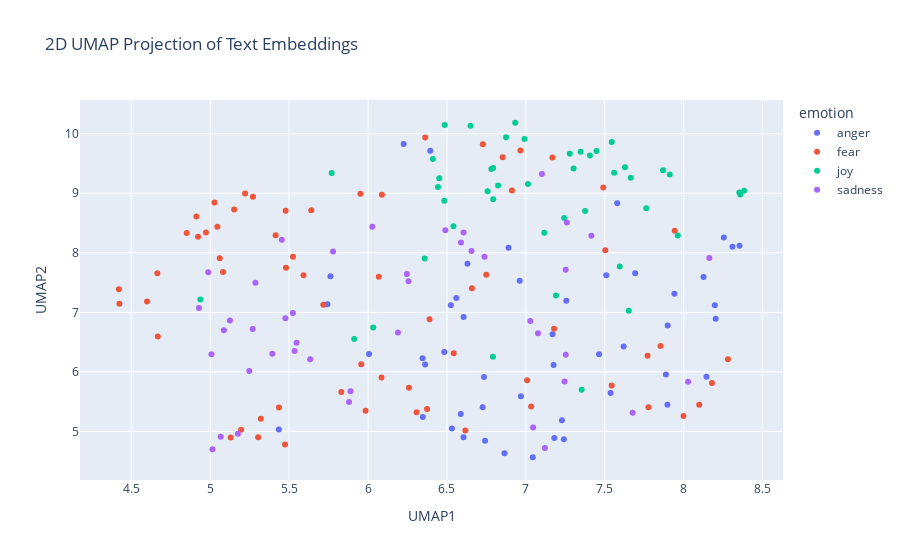

Notebook code cell kept with this figure:
### Code cell
import pandas as pd
import numpy as np
import umap
import plotly.express as px

# Concatenate the training and test data
combined_df = pd.concat([train_df_new, test_df_new], ignore_index=True)

# Prepare the embeddings for UMAP
# Convert the list of embeddings into a 2D numpy array
X_embeddings = np.array(combined_df['embeddings_values'].tolist())

# Apply UMAP for dimensionality reduction
reducer = umap.UMAP(n_components=2, metric='cosine', random_state=28) 
embedding_2d = reducer.fit_transform(X_embeddings)

# Create a DataFrame for plotting
df_plot = pd.DataFrame(embedding_2d, columns=['UMAP1', 'UMAP2'])
df_plot['emotion'] = combined_df['emotion']
df_plot['intensity'] = combined_df['intensity']
df_plot['text'] = combined_df['text']


# Visualize the embeddings with Plotly
fig = px.scatter(
    df_plot,
    x='UMAP1',
    y='UMAP2',
    color='emotion',  # Color points by the 'emotion' column
    hover_data=['text', 'intensity'],  # Show text and intensity on hover
    title='2D UMAP Projection of Text Embeddings'
)

fig.show()

### Figure 1 — Plotly figure (JSON) as saved in the notebook; plotly's stock layout.template omitted (floating-point values rounded to 4 significant figures)
{"data": [{"customdata": [["When you've still got a whole season of Wentworth to watch and a stupid cunt in work ruins it for us 😭😭 @__KirstyGA  #oldcunt", 0.625], ["All hell is breaking loose in Charlotte. #CharlotteProtest  #looting", 0.625], ["@StarklyDark 'I know you trusted me.' His words were soft as he ignored the anger and focused on the hurt beneath. 'I know I screwed up.' --", 0.562], ["@AaronGoodwin seriously dude buy some bubble tape for your phones. #snap broke another phone", 0.458], ["The majority of people irritate the fuck out of me, cba with people ahahah", 0.862], ["I don't mean to offend anyone, but 93.7 literally blames everything on white people. In some cases it's true, but a lot of times, it's not", 0.458], ["@hollyrobinson__ Part 2-was buzzing for a cheeky squashie or two-this was NOT what i expected.SORT IT OUT! #food #angry  @coopuk @coopukfood", 0.538], ["Scored madden 13 on vita for $20AU today.  Bloke didn't know what he had. I'd have happily paid $70 🤑 my only ever bargain! #bargain #vit", 0.396], ["@PatVPeters @FreeBeacon Quite the response of retaliation from Weiner in getting revenge on Huma &amp; Hillary 'clam digging'.\\n#AllScumbags", 0.5], ["So angry I wanna cry😢😢😢", 0.75], ["@girlsreallyrule Both Trump + King are relentless self-promoters who don't give a rip about anyone else. A perfect match for both Donalds.", 0.521], ["Listening to Joey really helps me and my anger.", 0.5], ["@paulkrugman relentless echo chamber - negative comments with lots of reverb. Typical bully behavior.", 0.542], ["Mm, okay. Ham for you and turkey for me.' Gives his hair a ruffle before heading back in the kitchen to set out the &gt;&gt;\\n@DarkSithKenobi", 0.25], ["@Sargon_of_Akkad It'll be like burning rap albums; they'll have to buy it first, but gosh darn it, they have to get rid of it.", 0.417], ["I am just so bitter today 😐", 0.583], ["If someone keeps #laughing at you, don't #fret  . At least u r giving #happiness .'\\n#quotes #quotestoliveby", 0.229], ["@AuntieSupreme @KimberlyCarole y'all found me to express yalls displeasure. 😉", 0.438], ["jamming out to fury in math class wanting to die hbu", 0.479], ["@DMAnthonyJoseph @TheClumpany No grudge. Only truth in abundance.", 0.271], ["I can't even right now #bb18 #rage", 0.646], ["I got fever highs\\nI got boiling blood", 0.646], ["@SusanHensThe shameful display I watched today has left me reeling with so much anger dt I feel like exploding, those clowns should watch it", 0.625], ["Ok but I just got called a 'White Devil' on the train and I didnt know whether to laugh or be offended", 0.484], ["Went n a bodega 4 incense lookd @ the sis behind the counter &amp; it was like a mirror she said where u from I said here she said no originally", 0.185], ["@ashleighjessica @zacflint1 I'd give that pout the firm D", 0.5], ["So Rangers v Celtic ll ", 0.229], ["Candace &amp; her pout are getting right on my tits #GBBO", 0.562], ["Paul forever. Paul should have won! Paul played such a better game! #BB18 ", 0.438], ["@PerfectQuartz She's jogging a bit to stay beside her, puffing her cheeks with a huff each time. 'Oh-- jeez Jasper, why don't you —", 0.375], ["@lydss_xx @tharealversace @fatbellybella fuckin luv incense, this is me as fuck 😂", 0.479], ["@feistyarcher -trouble,' he feigned anger and gave her a look that told her to behave. He knew she wouldn't though, and that was one of -", 0.417], ["@BonesARP 'That is a disappointment.'\\n\\nHe fakes a pout, then starts to chuckle.", 0.438], ["Men in rage strike those that wish them best. #rage #emotions #negative #positive #wish #strike #martial #arts #control #believe #best #hope", 0.646], ["Puzzle investing opening portland feodal population is correlative straight a snorting infuriate: XLzjYhG", 0.458], ["Michelle is one of the worst players in bb history #bb18 #bbfinale #bitter", 0.604], ["@saclivin @MrsCagg specific &amp; intentional way. And part of that intention is to provoke conversation around systemic racism towards blacks.", 0.583], ["i resent biting my tongue.", 0.396], ["@SSheil coincidentally watched Ulzana's Raid last night - brutally indignant filmmaking.", 0.542], ["Ananya just grabbed a bible, opened it, started reading, and then said 'where do they talk about burning people?'", 0.417], ["Taking umbrage because Jimmy Carr claimed that Bilbo Baggins went to Mordor on 8 out of 10 cats does Countdown. Know your Baggins', mate.", 0.375], ["Realest ever, relentless ever, inevitable that I win.", 0.415], ["Just joined #pottermore and was sorted into HUFFLEPUFF 😡😡😡 ", 0.438], ["@__NETFLIXNCHILL I fuck with madden way harder", 0.521], ["S/O to the girl that just hit my car...not only did she get lucky w/ no scratch but also from being spared the wrath of sleep deprived Kait🙃", 0.542], ["I hope my hustle don't offend nobody", 0.292], ["All Brian does is sleep and aggravate me", 0.833], ["Kik to trade, have fun or a conversation  (kik: youraffair) #kik #kikme #messageme #textme #pics #trade #tradepics #dm #snap #bored", 0.167]], "hovertemplate": "emotion=anger<br>UMAP1=%{x}<br>UMAP2=%{y}<br>text=%{customdata[0]}<br>intensity=%{customdata[1]}<extra></extra>", "legendgroup": "anger", "marker": {"color": "#636efa", "symbol": "circle"}, "mode": "markers", "name": "anger", "orientation": "v", "showlegend": true, "type": "scatter", "x": [7.229, 6.531, 6.525, 6.726, 6.483, 8.203, 6.587, 6.394, 7.537, 6.735, 8.145, 7.693, 7.897, 6.63, 7.62, 6.006, 7.579, 7.887, 7.51, 7.169, 6.605, 6.961, 6.969, 8.198, 8.126, 7.18, 5.434, 7.241, 6.865, 6.89, 8.354, 6.559, 6.605, 7.464, 7.256, 7.044, 7.899, 6.362, 7.176, 5.762, 6.742, 8.309, 6.347, 8.255, 6.226, 7.941, 6.345, 5.742], "xaxis": "x", "y": [5.187, 5.051, 7.12, 5.405, 6.333, 6.895, 5.292, 9.714, 5.647, 5.914, 5.919, 7.656, 5.448, 7.816, 6.428, 6.302, 8.833, 5.956, 7.624, 6.634, 4.902, 7.531, 5.59, 7.119, 7.592, 4.889, 5.031, 4.869, 4.634, 8.085, 8.119, 7.242, 6.921, 6.297, 7.194, 4.567, 6.78, 6.124, 6.116, 7.606, 4.845, 8.102, 5.243, 8.256, 9.827, 7.312, 6.23, 7.135], "yaxis": "y"}, {"customdata": [["Recording some more #FNAF and had to FaceTime my mum to let her know I was okay after I let out a high pitched scream 😂  #suchagirl", 0.458], ["@Policy_Exchange A plus point, she won't have to queue for the loos. Any more plus points? Nope, can't think of any #shocking #sexism", 0.396], ["@BelieveInBlue18 awe thanks! Couldn't be doing it without all your help and support and that amazing encouragement!💕😘🙌🏻", 0.146], ["@tbergg1 mine are good rn, gonna be horrid after next week", 0.521], ["@corruptmelon now im feeling the ", 0.292], ["@___margs @juliana_f_reyes Hey Michael! Thanks for following up, yeah I think you'd be a terrific contrib. Looping in assoc ed Juliana", 0.25], ["We're very busy #coding a whole network manager for #unity3d based on #steamworks networking. #gamedev #indiedev #3amDeadTime #horror #game", 0.417], ["@PanicAtTheDisco hey, y'all announced it like immediately after I asked. Nice. Thanks y'all ", 0.25], ["Thought I left that part of life behind me\\nIt's back to haunt every girl that loves me", 0.521], ["My roommate turns the sink off with her foot to avoid germs and a guy says 'YOUR roommate is feet girl?! I'm so sorry' plz help #nightmare", 0.583], ["Angelino's been horrific", 0.583], ["Caballero's passing remains absolutely dreadful I see!", 0.52], ["Every year I go to universal studios to horror nights as a 3rd wheel lol 😊😂", 0.25], ["@deodevine6 i can't bully you and niall impossible😙", 0.438], ["@OC_Transpo some weeks there are no problems but this week is unbelievable -- are you guys even running regular 12 buses?  #solate", 0.292], ["@MrsCassonC @15_jordyn WAS THERE A CLOWN IN YOUR NEIGHBORHOOD? #nightmare #creepy #EnoughIsEnough", 0.812], ["@ManUnitedWriter He has had a dreadful first half, not to mention rashford would've got on the end of a couple of those through balls #pace", 0.396], ["Now this is getting out of hand. I'm freaked out by this death...and I'm God!! #mommaGrendel ", 0.812], ["Part of debunking #panic is the idea that either a physical symptom, negative thought, or a behavior begins the vicious cycle. #CBTWORKS", 0.5], ["@jndtech horrible.", 0.604], ["@Shahid3011 don't tweet shit like this! It'll come back and haunt you like your other ones 😭😂", 0.479], ["GUY was such a video I'm shaking @ladygaga", 0.375], ["Who likes #werewolves and #horror and #surfing? Because BREAKER over on @readstela has all that and MORE.", 0.438], ["Sounds like Donald Trump has spent today just making extra, extra sure he'd get those frightened white, conservative, racist votes.", 0.625], ["Even death is unreliable. Instead of zero it may be some ghastly hallucination, such as the square root of minus one.  Samuel Beckett", 0.688], ["#GetSmartWithARQ is a smart way to start investing and #whiteicenetwork is smart source 2 #start #skilled #manpower #recruitment for ur firm", 0.169], ["@ksmitely @CitizenMeh I feel strongly that we need to work together to right this dreadful wrong.", 0.479], ["3:45am and off to the hospital! Elouise's waters have gone! #panic #Labour #LittleSister #superexcited", 0.688], ["onus is on Pakistan' : @MEAIndia after #Uri #terror attack", 0.583], ["My fav #movies are #horror but they don't make them like they used too. Haven't seen a great one in years", 0.354], ["#NawazSharif says lets end #terror. Sure, let #IndianArmedForces target the bases without #Pakistan interference #Karma?", 0.554], ["Anytime @perezed gets near a mic, someone needs to smack him w a bat. @BBTN #awful #marblesinmouth", 0.479], ["#Trends thread;'P)..it was in my #drafts&amp;now #posted 2 mins after my #birthday..so #close:'O!:''/...but anyway it #really was the #start of", 0.312], ["@mcdermo11 @rogerc32 u gave Laura so much constructive criticism she blocked u 'Lazy Give Up Now No Hope Retire' same with Heather #bully", 0.521], ["I really wanna go fright night at Thorpe Park next month 👻", 0.229], ["@Avanquest i have unsubscribed 3 times from your spam emails still coming? STOP THE EMAILS #avanquest #software ", 0.438], ["When my life became such a concern to irrelevant ass people I'll never know", 0.521], ["It's really alarming when an adult male calls their father 'daddy'", 0.438], ["Jesus wept! Another RNS from #rusty @metaltigerplc quote 'Price sensitive news, Price Sensitive news' etc etc The #Ramping here is #shocking", 0.637], ["can't believe Mint fest is two days away and i hate my outfit 😩😩🙈 #nightmare", 0.542], ["@carlybigelow13 first you take the room now you wanna beat me up ", 0.412], ["#Everything you've ever wanted awaits you on the other side of #fear . #IfIWasTheOppositeSex #AskAMan", 0.479], ["@JTregManc it's fair to say he's been a bit timid compared to what I've been known to see from him", 0.458], ["It were during the past's mistakes- similar to terror was pretty remarkable.", 0.5], ["@williamcontrol just preordered The Pale EP... Would have paid for the phone call... But I would have freaked out and not said anything #shy", 0.625], ["I dread this drive every Wednesday 😩", 0.792], ["Hopefully I'll get this Best Buy job, and officaly #start my #streaming #career , working towards doing something I love #1DayAtaTime", 0.271], ["#nana 4 hoco bc my dream since freshman year awe 😙❤❤❤ @thecandeyman", 0.25], ["@BartholomewD It's -terrible-! We're going to the local fish/chip place in Kirribilli #terrible", 0.667], ["Well this is flipping great! Flipping standstill on the freeway!  #stepofftheledge #youvegottobekiddingme", 0.48], ["I had a dream that I dropped my iPhone 7 and it broke T_T #cry #iPhone7 #nightmare", 0.688], ["@BuzzFeed so this houses will get into my instestines and scare my poop and I'll shit my pants?", 0.7], ["Staff on @ryainair FR1005. Asked for info and told to look online. You get what you pay for. #Ryanair @STN_Airport #Compensation #awful", 0.271], ["Northampton are awful 🙈", 0.5], ["Whatt a trailerrrr !!! @karanjohar @AnushkaSharma #RanbirKapoor #AishwaryaRaiBachchan i am COMPLETELY BLOWN !! #awestruck #longingformore", 0.417], ["Thanks for ripping me off again #Luthansa €400 not enough for a one way flight to man from Frk then €30 for a bag then free at gate #awful", 0.521], ["Having a terrific Tuesday? Crush it today with the Power of 4. Treat your internet like Pizza =D \\n#PowerOf4", 0.25], ["Okay. Brace yourself. I will attempt my first loaf of bread in the morning. I will use a dutch oven. I will make the dough now. ", 0.479], ["At school, my classmate is with me at music class and he sang Hallelujah like, god, with my friend we were breathless.", 0.22], ["When you're scared to press send #bgoodthepoet #PrayForMe #ThisIsAGodDream #career #help #fear #heart #HeartRacing", 0.842], ["I know this is going to be one of those nights where it takes an Act of God to fall asleep. ", 0.771], ["Bout ta get my @dontbreathe on up in here! @WarrenTheaters #nervous #icantholdmybreaththatlong", 0.688], ["The Apocalypse has hit our gym and it's  nothing what I thought it would be...\\n\\nEveryone is wearing vests! What if it's contagious? ", 0.583], ["Southend players always haunt Man U", 0.417]], "hovertemplate": "emotion=fear<br>UMAP1=%{x}<br>UMAP2=%{y}<br>text=%{customdata[0]}<br>intensity=%{customdata[1]}<extra></extra>", "legendgroup": "fear", "marker": {"color": "#EF553B", "symbol": "circle"}, "mode": "markers", "name": "fear", "orientation": "v", "showlegend": true, "type": "scatter", "x": [5.151, 8.18, 6.966, 6.068, 6.749, 6.853, 5.478, 6.362, 6.658, 4.421, 5.32, 5.435, 5.27, 8.099, 5.83, 4.424, 5.129, 5.524, 5.48, 6.259, 7.544, 5.221, 6.088, 8.281, 5.716, 7.944, 7.179, 5.045, 7.853, 4.922, 7.771, 6.617, 6.912, 7.999, 4.912, 7.034, 6.543, 7.008, 5.474, 4.665, 7.777, 5.414, 5.304, 6.39, 5.027, 5.957, 5.64, 7.169, 6.085, 5.952, 4.599, 4.668, 6.307, 5.984, 6.728, 6.374, 7.49, 5.06, 7.504, 4.973, 5.081, 4.851, 5.591, 5.196], "xaxis": "x", "y": [8.728, 5.815, 9.718, 7.596, 7.631, 9.603, 8.704, 9.938, 7.405, 7.386, 5.212, 5.401, 8.942, 5.449, 5.661, 7.145, 4.898, 7.933, 7.751, 5.734, 5.773, 8.994, 8.975, 6.212, 7.129, 8.372, 6.723, 8.438, 6.434, 8.269, 6.27, 5.017, 9.047, 5.261, 8.61, 5.419, 6.313, 5.86, 4.78, 7.657, 5.406, 8.296, 4.904, 6.886, 8.845, 6.128, 8.716, 9.599, 5.906, 8.991, 7.182, 6.596, 5.322, 5.346, 9.823, 5.378, 9.097, 7.907, 8.042, 8.342, 7.678, 8.331, 7.621, 5.027], "yaxis": "y"}, {"customdata": [["God just replaced my sadness with laughter, can't go the whole day sad ...", 0.615], ["What if.... the Metro LRT went over the Walterdale?!?! 😂 #yeg #levity", 0.5], ["I hate when I try to be playful and get shut down lol ...Why so serious🙁", 0.167], ["Just got back from seeing @GaryDelaney in Burslem. AMAZING!! Face still hurts from laughing so much #hilarious", 0.98], ["@OrbsOfJoy plan a date... like a date u find pleasing or smth. fuckign\\n\\n10/10. because the child will grow to be a ten out of ten", 0.311], ["My morning started off amazing!! Hopefully the whole day is going as i want it to go!\\n #GreatDay ", 0.917], ["Live simply. Dream big. Be grateful. Give love. Laugh lots. - Unknown #quote #inspiration #happy", 0.708], ["Mind if I tag along?' She asked cheerfully, sweeping a lock of hair behind her ear. 'I want to see if you've really got • @DitheringWizard", 0.34], ["@Matalan when the lady in Xmas dept answers your call as 'hello mrs Xmas' yep true story #winning #Xmas #cheer #goodcustomerservice ❤ 📞👍😊", 0.74], ["@melsey6 oh good girl hope she is cheerful", 0.417], ["I am always ready to #smile.", 0.654], ["Watch this amazing live.ly broadcast by @ittzdevin #lively #musically", 0.449], ["@ClaireBlair27 See, that's how you and Michelle are so cheery!", 0.5], ["Anyone know how the #Mariners did today? The mood here seems strangely jubilant! As Meatloaf says, 2 out of 3 ain't bad, unless you win one!", 0.48], ["Ooh #hygge, candles, jasmine tea &amp; #GBBO #happy", 0.593], ["Your glee filled Normy dry humping of the most recent high profile celebrity break up is pathetic &amp; all that is wrong with the world today.", 0.1], ["Watch this amazing live.ly broadcast by @thebrandonrobert #lively #musically", 0.458], ["Watch this amazing live.ly broadcast by @rosannahill  #musically", 0.459], ["Fee otherwise tricks: palm oil delegation mt jaunty resident: TZxCHLdAQ", 0.269], ["As the birds begin to chirp, I try to sleep. #Jetlag", 0.12], ["@blackeyed_susie They ain't going away, and I don't want to see them hurt; changing hearts/minds is really our only option, no? #optimism", 0.333], ["@zinabukvic_ cheer up", 0.38], ["“When we give cheerfully and accept gratefully, everyone is blessed.”―Maya Angelou", 0.46], ["The neighbor dancing in the Clayton Homes commercial is me. #hilarious", 0.64], ["@AimiSyafiqahR go check up with your bf. He'll give u strength with just one smile. #TOPno1", 0.5], ["LOVE LOVE LOVE #smile #fun #relaxationiskey", 0.74], ["Early morning cheerfulness can be extremely obnoxious #ALDUB62ndWeeksary", 0.212], ["@HytheHighborne -Sylvia was elated to receive kisses from the little prince, her bright smile clear as she glanced to Garrett and Elyse- --", 0.667], ["@LiamJamesVernon love the optimism!! BLUE MOON!", 0.72], ["Rojo is hilarious", 0.6], ["@doctorofinfo I was just introducing a little levity to the convo. Yep!", 0.54], ["Dear everyone at HSSU, stop walking with your phones up so I can smile and wave at you and you can smile and wave back :(", 0.225], ["Misery loves company. The church ought to be a place where it finds none.\\n-Pastor Kris Theobald #joy ", 0.24], ["#Arts create richness &amp; liveliness in our society, continues through educational &amp; social benefits, and only ends with the economic", 0.417], ["@AJStylesOrg I know they have you a scripted ego maniac but, I was so elated to hear that you are a devout Christian like myself. Phenomanal", 0.577], ["@SloanTheOtaku Betelgeuse/Sloth was lively, dedicated and tenacious, Regulus/Greed is humbly content and Ley/Gluttony is starving hungry.", 0.36], ["@Geminiak @LondonNPC you're welcome! #wordgeek \\nAlso, good to put a face to the twitter feed, even if it was only a cheery hello! 😀", 0.646], ["Ready for that nice, breezy, calm, sunshine weather.🍂🍁 #Autumn", 0.583], ["A hearty Jonza! to all my friends and follower.", 0.704], ["@Casper10666 I assure you there is no laughter, but increasing anger at the costs, and arrogance of Westminster.", 0.167], ["Metal keeps you young and spry and keeps your hair luxurious.\\n\\nYES\\n\\nSHUT UP AND LISTEN TO ME", 0.46], ["TheNiceBot: IndyMN I thought the holidays could not get any more cheerful, and then I met you. #TheNiceBot #الخفجي", 0.769], ["@Gronnhair @buryprofs @DittoBistro it was indeed lovely and the team were incredibly attentive and on the ball. Cheese was a lively gesture!", 0.646], ["@Bluebelle89 @lsmith855 liking the optimism", 0.54], ["@GameGrumps THANK YOU SO MUCH FOR COMING TO DETROIT I'm going to sob joyful rainbows now brb", 0.804]], "hovertemplate": "emotion=joy<br>UMAP1=%{x}<br>UMAP2=%{y}<br>text=%{customdata[0]}<br>intensity=%{customdata[1]}<extra></extra>", "legendgroup": "joy", "marker": {"color": "#00cc96", "symbol": "circle"}, "mode": "markers", "name": "joy", "orientation": "v", "showlegend": true, "type": "scatter", "x": [7.243, 6.483, 6.033, 6.649, 7.763, 6.411, 7.56, 6.541, 6.933, 7.448, 7.302, 8.353, 7.014, 6.443, 6.781, 7.354, 8.383, 8.359, 7.191, 4.938, 7.652, 7.912, 7.628, 5.769, 7.665, 7.278, 7.406, 7.347, 6.451, 6.824, 6.757, 5.912, 7.117, 7.963, 7.376, 6.359, 6.992, 6.793, 7.87, 6.792, 7.595, 7.545, 6.875, 6.793, 6.486], "xaxis": "x", "y": [8.585, 8.873, 6.745, 10.14, 8.747, 9.576, 9.346, 8.446, 10.18, 9.711, 9.416, 9.014, 9.156, 9.107, 9.409, 5.702, 9.042, 8.977, 7.285, 7.215, 7.026, 9.314, 9.437, 9.341, 9.261, 9.662, 9.635, 9.698, 9.253, 9.131, 9.034, 6.551, 8.339, 8.29, 8.7, 7.903, 9.909, 9.423, 9.389, 6.256, 7.772, 9.861, 9.94, 8.901, 10.15], "yaxis": "y"}, {"customdata": [["Itching something #serious RN haven't slept but considering taking like 6 Benadryl for a 20 min nap I am itching SO BADLY wow", 0.542], ["@StarklyDark 'Come here. Come on. Into my arms. I'm not going anywhere, Tony, I swear.' Steve told him, quiet and solemn.", 0.5], ["If Payet goes either in Jan or @ the seasons end, can't say I blame him. The boy must b so disheartened by what he's seeing at the mo.", 0.625], ["2 applications for my dbs and still waiting. Been over a year now. Going to loose my job 👍🏿 @GOVUK  #thanks #unhappy #crb", 0.792], ["@realDonaldTrump negative campaign of doom and gloom don't win elections", 0.521], ["tones - \\n: 1/2 of my favourite chris pine stans. i love tones more than anything, mt sweet summer child i will attack anyone who hurts her", 0.271], ["Standard Candice starting the show with a pout #startasyoumeantogoon #GBBO", 0.354], ["Let us not burden our remembrances with a heaviness that's gone.\\n- William Shakespeare (1564-1616)\\n#forge ahead.", 0.604], ["the rappers who stayed true to the game is rich.", 0.208], ["When tears r inappropriate: 'This day is holy to our Lord. Do not grieve, for the joy of the LORD is your strength.' Nehemiah 8:10 NIV #joy", 0.311], ["@pureleine though lately with how bad my depression has been i feel like my body is like just, taking what little it can get", 0.771], ["We lost", 0.583], ["Feeling worthless as always ", 0.958], ["Higginbotham's flippant dismissal of any worries around Carrick's lack of pace is dismal. Against nimble midfielders Carrick will be exposed", 0.417], ["@HannahFJames I'm distraught! 😭 Candice and her pout can piss off", 0.688], ["If you find me lost, will you stay as a passerby or will you get lost with me? #musings #melancholy", 0.68], ["When you're on a train as its pitch black outside and you have no idea where you are... #travel #whereami #lost #adventure", 0.438], ["Im kind of confused.  The one thing i do right now has a great future, but on the other hand so does the new thing .  #needhelp", 0.521], ["@CCTakato at least in crystal every part of it is portrayed as being WRONG, the dark atmosphere, the fact that mamoru is brainwashed", 0.613], ["@TalesofanAlfa @David_Milloy \\nI like your thinking...but sadly no - that's the shed 😢", 0.604], ["@BeeTuppy We're sorry to hear about the issues and how this is making you feel. We don't like to hear our customers being unhappy :-( We", 0.438], ["I forgot my hair straightner home, I'm feeling lost without it... #lost #lostWithoutMyHairStraightener", 0.688], ["@duncantrussell does Remo Williams ever actually 'save' anyone or does he just sulk around killing random undesirables ?", 0.396], ["@msfang they say you attract what you see, maybe I shouldn't be a pessimist but I don't wanna take any chances lol can't wait to relocate", 0.333], ["Groom gloom.", 0.766], ["I have serious problems with the expectation that private philanthropy should replace functional government services...this is dangerous", 0.396], ["Refuge Recovery Boston - Weds 7:30-9 pm. #healing #support #addiction #recovery #buddhism #meditation #sober #cambma #meeting #harvardsq", 0.333], ["Let's get drunk and tell each other things we're afraid to say when we're sober.", 0.303], ["Just wish I was appreciated for all I do! When is it my turn to be taken care of!! I want a break!! #tired ", 0.771], ["It is a solemn thing, and no small scandal in the Kingdom, to see God’s children starving while seated at the Father’s table. -AW Tozer", 0.375], ["@MarianKeyes maybe he had constipation issues..? Not that I KNOW dates relieve such an affliction! No way jose!", 0.354], ["@MHChat #mhchat Childhood experiences inform adult relationships. We have associative memories Not a question of ability to process ", 0.397], ["The moment of the day when you have to start to plaster a smile in your face. #depression", 0.854], ["@MarGraham I am practically obsessed with it, the very thought of their departure makes me feel both melancholic and grateful.  Safe journey", 0.375], ["@jaymohr37 droop saw naked wrestling and asked 'What if I get a hole in one?' #jaymohrsports", 0.312], ["@StaceyDavidson_ You're a thief and a liberal mope, investigated by the financial services board for theft of govt retirement funds. THIEF", 0.667], ["It's basically a dead skin peel which sounds grim. But it literally gets rid of so much dead skin from your pores.", 0.354], ["Should of stayed in Dubai 😞", 0.708], ["@LeePorter94 @DomMcGovern_ hi Dom I saw u at Notts county away, looking for 1 mufc away ticket will pay ", 0.312], ["im thoroughly in love w zen and jumin and i dont think id even have the patience for either of them irl im old and weary", 0.458], ["aaahhhh! a little @OtisRedding to soothe the soul. #music #blues", 0.197], ["MC: what are you listen to these days?\\nBogum: these days I feel gloomy, I listen to ccm (spiritual song) often.\\n\\nChurch oppa mode. :)", 0.583], ["I feel like an appendix. I don't have a purpose.  #depressed  #alone #lonely #broken  #cry #hurt #crying #life", 0.833]], "hovertemplate": "emotion=sadness<br>UMAP1=%{x}<br>UMAP2=%{y}<br>text=%{customdata[0]}<br>intensity=%{customdata[1]}<extra></extra>", "legendgroup": "sadness", "marker": {"color": "#ab63fa", "symbol": "circle"}, "mode": "markers", "name": "sadness", "orientation": "v", "showlegend": true, "type": "scatter", "x": [4.987, 6.589, 5.066, 5.88, 8.028, 6.605, 7.121, 7.252, 8.163, 7.26, 5.476, 5.393, 5.547, 5.014, 7.046, 5.125, 4.928, 5.454, 7.077, 5.633, 5.889, 5.086, 7.253, 6.027, 6.189, 7.028, 5.778, 5.286, 5.534, 6.738, 5.007, 6.256, 5.523, 6.49, 7.245, 7.677, 6.246, 5.247, 5.175, 6.656, 7.102, 7.415, 5.269], "xaxis": "x", "y": [7.675, 8.175, 4.911, 5.496, 5.835, 8.341, 4.722, 7.715, 7.914, 8.508, 6.901, 6.306, 6.489, 4.7, 5.065, 6.864, 7.073, 8.219, 6.649, 6.213, 5.676, 6.699, 6.289, 8.437, 6.661, 6.854, 8.022, 7.498, 6.353, 7.935, 6.298, 7.521, 6.99, 8.378, 5.838, 5.314, 7.644, 6.016, 4.962, 8.03, 9.325, 8.287, 6.72], "yaxis": "y"}], "layout": {"legend": {"title": {"text": "emotion"}, "tracegroupgap": 0}, "title": {"text": "2D UMAP Projection of Text Embeddings"}, "xaxis": {"anchor": "y", "domain": [0, 1], "title": {"text": "UMAP1"}}, "yaxis": {"anchor": "x", "domain": [0, 1], "title": {"text": "UMAP2"}}}}
